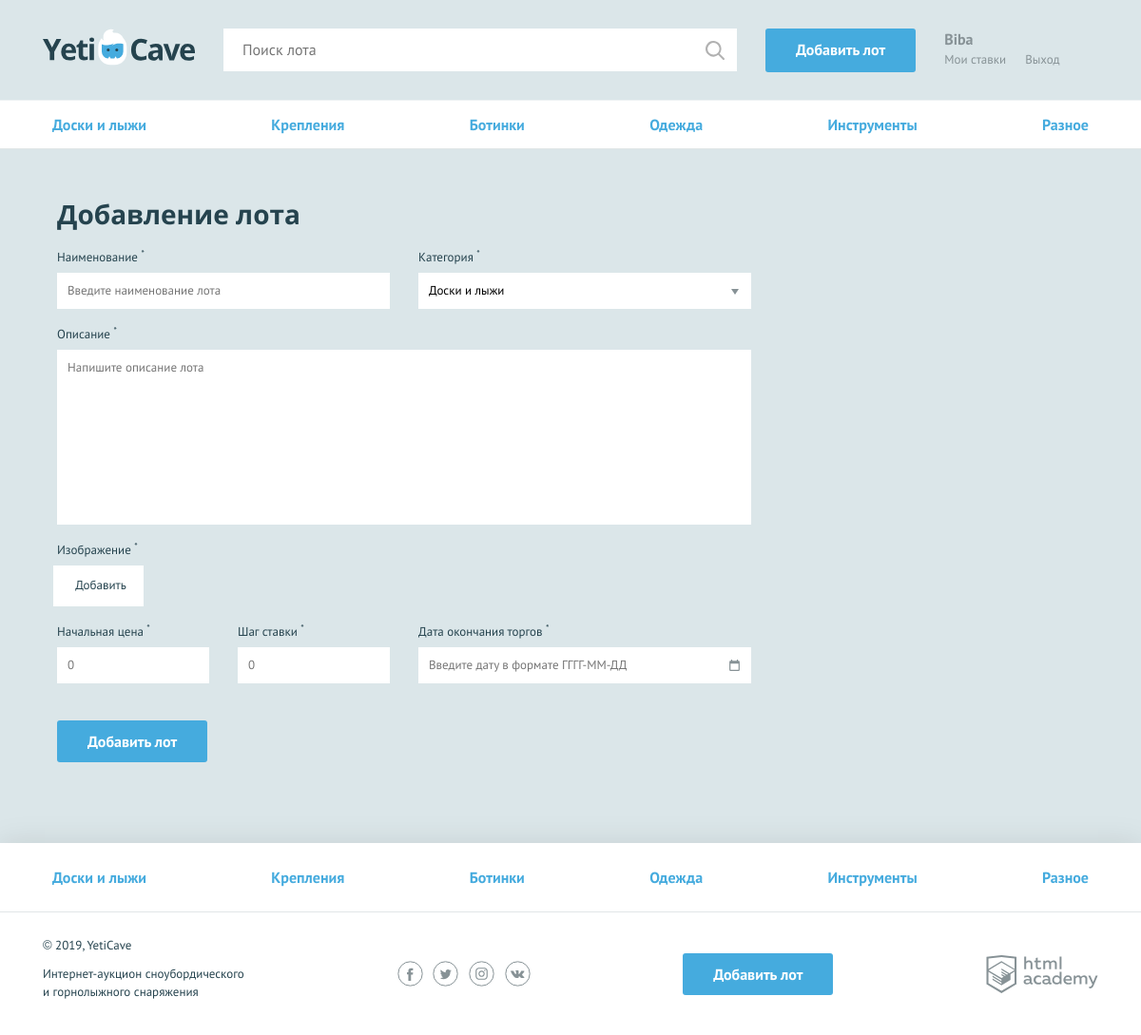
The page /add.php (signed in) on the database its author committed.
### tables this page shows
CREATE TABLE categories (id INT AUTO_INCREMENT PRIMARY KEY, character_code VARCHAR(128) UNIQUE, name_category VARCHAR(128));

### helpers.php (called while the page is built, shortened)
<?php
function include_template(string $name, array $data = []): string
{
    $name = 'templates/' . $name;
    extract($data);
    require $name;
    return ob_get_clean();
}

### function.php (called while the page is built, shortened)
<?php
function get_category_query($DB_connect): array
{
    if (!$DB_connect) {
        $error = $DB_connect->connect_error;
        return $error;
    } else {
        $cat_query = $DB_connect->query("SELECT * FROM `categories`");
        if ($cat_query) {
            $categories = $cat_query->fetch_all(MYSQLI_ASSOC);
            return $categories;
        } else {
            $error = $DB_connect->error;
            return $error;
        }
    }
}

### templates/add-lot-tmps.php (the view, shortened to what this page needs)
<form class="form form--add-lot container <?= isset($errors) ? "form--invalid" : "" ; ?>" action="/add.php" method="POST" enctype="multipart/form-data">
  <h2>Добавление лота</h2>
  <div class="form__container-two">
    <div class="form__item <?= isset($errors['lot-name']) ? "form__item--invalid" : "" ; ?>">
      <label for="lot-name">Наименование <sup>*</sup></label>
      <input id="lot-name" type="text" name="lot-name" placeholder="Введите наименование лота" value="<?= $lot['lot-name'] ?? "";?>">
    </div>
    <div class="form__item <?= isset($errors['category']) ? "form__item--invalid" : "" ; ?>">
      <label for="category">Категория <sup>*</sup></label>
      <select id="category" name="category">
        <?php foreach ($categories as $category): ?>
        <option value="<?= $category['id']; ?>"><?=htmlspecialchars($category['name_category']); ?></option>
        <?php endforeach; ?>
      </select>
    </div>
  </div>
  <div class="form__item form__item--wide <?= isset($errors['message']) ? "form__item--invalid" : ""; ?>">
    <label for="message">Описание <sup>*</sup></label>
    <textarea id="message" name="message" placeholder="Напишите описание лота"><?= $lot['message'] ?? ""; ?></textarea>
  </div>
  <div class="form__item form__item--file <?= isset($errors['lot_img']) ? "form__item--invalid" : ""; ?>">
    <label>Изображение <sup>*</sup></label>
    <div class="form__input-file">
      <label for="lot-img">
      Добавить
      </label>
    </div>
  </div>
  <div class="form__container-three">
    <div class="form__item form__item--small <?= isset($errors['lot-rate']) ? "form__item--invalid" : ""; ?>">
      <label for="lot-rate">Начальная цена <sup>*</sup></label>
      <input id="lot-rate" type="text" name="lot-rate" placeholder="0" value="<?= $lot['lot-rate'] ?? ""; ?>">
    </div>
    <div class="form__item form__item--small <?= isset($errors['lot-step']) ? "form__item--invalid" : ""; ?>">
      <label for="lot-step">Шаг ставки <sup>*</sup></label>
      <input id="lot-step" type="text" name="lot-step" placeholder="0" value="<?= $lot['lot-step'] ?? ""; ?>">
    </div>
    <div class="form__item <?= isset($errors['lot-date']) ? "form__item--invalid" : ""; ?>">
      <label for="lot-date">Дата окончания торгов <sup>*</sup></label>
      <input class="form__input-date" id="lot-date" type="text" name="lot-date" placeholder="Введите дату в формате ГГГГ-ММ-ДД" value="<?= $lot['lot-date'] ?? ""; ?>">
    </div>
  </div>
  <button type="submit" class="button">Добавить лот</button>
</form>

### templates/layout-tmps.php (shortened to what this page needs)
<!DOCTYPE html>
<html lang="ru">
<head>
    <link href="../css/normalize.min.css" rel="stylesheet">
    <link href="../css/style.css" rel="stylesheet">
    <link href="../css/flatpickr.min.css" rel="stylesheet">
</head>
<body>
<div class="page-wrapper">
    <header class="main-header">
        <div class="main-header__container container">
            <a class="main-header__logo" href="/index.php">
                <img src="../img/logo.svg" width="160" height="39" alt="Логотип компании YetiCave">
            </a>
            <form class="main-header__search" method="get" action="/search.php" autocomplete="off">
                <input type="search" name="search" placeholder="Поиск лота">
                <input class="main-header__search-btn" type="submit" name="find" value="Найти">
            </form>
            <a class="main-header__add-lot button" href="/add.php">Добавить лот</a>
            <nav class="user-menu">
                <?php if (!empty($_SESSION)): ?>
                    <div class="user-menu__logged">
                        <p><?=$_SESSION['name'];?></p>
                        <a class="user-menu__bets" href="pages/my-bets.html">Мои ставки</a>
                        <a class="user-menu__logout" href="/logout.php">Выход</a>
                    </div>
                <?php endif; ?>
            </nav>
        </div>
    </header>
    <nav class="nav">
        <ul class="nav__list container">
            <?php foreach ($categories as $value): ?>
                <li class="nav__item">
                    <a href="pages/all-lots.html"><?=$value['name_category'];?></a>
                </li>
            <?php endforeach; ?>
        </ul>
    </nav>
    <main class="container">
        <?=$content; ?>
    </main>
</div>
<footer class="main-footer">
    <nav class="nav">
        <ul class="nav__list container">
            <?php foreach ($categories as $value): ?>
                <li class="nav__item">
                    <a href="pages/all-lots.html"><?=$value['name_category'];?></a>
                </li>
            <?php endforeach; ?>
        </ul>
    </nav>
    <div class="main-footer__bottom container">
        <div class="main-footer__copyright">
            <p>© 2019, YetiCave</p>
            <p>Интернет-аукцион сноубордического и горнолыжного снаряжения</p>
        </div>
        <div class="main-footer__social social">
            <a class="social__link social__link--facebook" href="#">
            </a>
            <a class="social__link social__link--twitter" href="#">
            </a>
            <a class="social__link social__link--instagram" href="#">
            </a>
            <a class="social__link social__link--vkontakte" href="#">
            </a>
        </div>
        <a class="main-footer__add-lot button" href="add-lot.html">Добавить лот</a>
        <div class="main-footer__developed-by">
            <a class="logo-academy" href="https://htmlacademy.ru/intensive/php">
            </a>
        </div>
    </div>
</footer>
</body>
</html>

### rows shown on the page
categories: name_category "Доски и лыжи"
categories: name_category "Крепления"
categories: name_category "Ботинки"
categories: name_category "Одежда"
categories: name_category "Инструменты"
categories: name_category "Разное"

### other values the page prints
$_SESSION['name'] "Biba"
form field category "Доски и лыжи"
